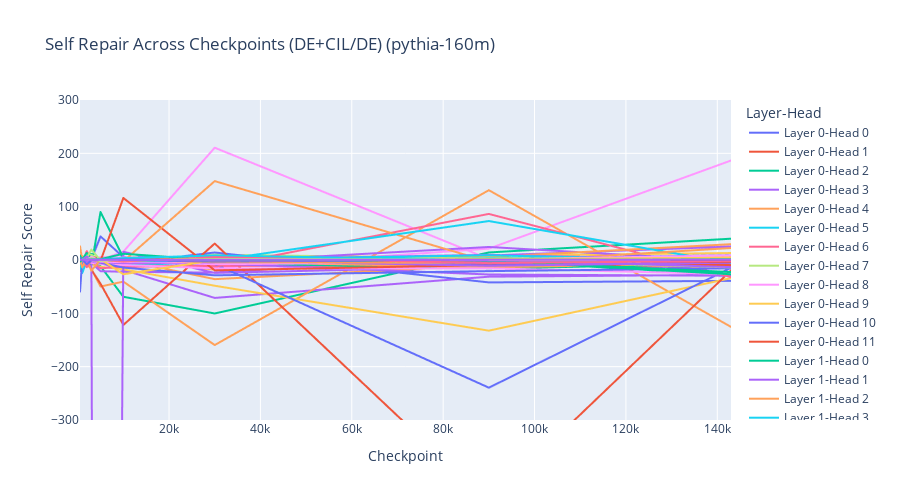

The notebook cell saved with this chart:
### Code cell
df = plot_all_heads(MODEL_TO_VIEW, data, plot_everything=True, top_k_per_checkpoint=5, top_k=5)
